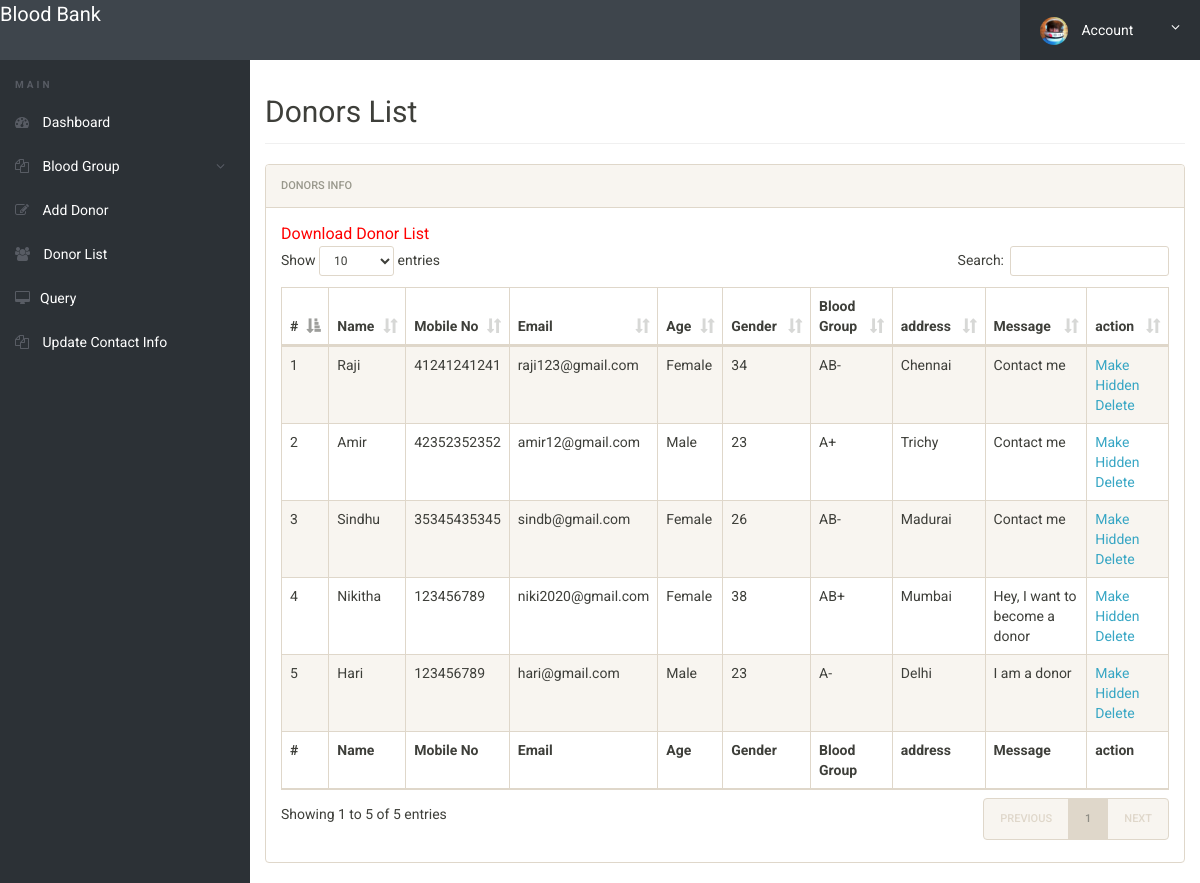
Page /bbdms/admin/donor-list.php (signed in) on the committed database.
### tables this page shows
CREATE TABLE `tblblooddonars` (
  `id` int(11) NOT NULL,
  `FullName` varchar(100) DEFAULT NULL,
  `MobileNumber` char(11) DEFAULT NULL,
  `EmailId` varchar(100) DEFAULT NULL,
  `Gender` varchar(20) DEFAULT NULL,
  `Age` int(11) DEFAULT NULL,
  `BloodGroup` varchar(20) DEFAULT NULL,
  `Address` varchar(255) DEFAULT NULL,
  `Message` mediumtext DEFAULT NULL,
  `PostingDate` timestamp NOT NULL DEFAULT current_timestamp(),
  `status` int(1) DEFAULT NULL
);

### bbdms/admin/donor-list.php (the view, shortened to what this page needs)
<?php
include('includes/config.php');
if(strlen($_SESSION['alogin'])==0)
	{
header('location:index.php');
}
else{
 ?>
<!doctype html>
<html lang="en" class="no-js">
<head>
	<link rel="stylesheet" href="css/font-awesome.min.css">
	<link rel="stylesheet" href="css/bootstrap.min.css">
	<link rel="stylesheet" href="css/dataTables.bootstrap.min.css">
	<link rel="stylesheet" href="css/bootstrap-social.css">
	<link rel="stylesheet" href="css/bootstrap-select.css">
	<link rel="stylesheet" href="css/fileinput.min.css">
	<link rel="stylesheet" href="css/awesome-bootstrap-checkbox.css">
	<link rel="stylesheet" href="css/style.css">
</head>
<body>
	<?php include('includes/header.php');?>
	<div class="ts-main-content">
		<?php include('includes/leftbar.php');?>
		<div class="content-wrapper">
			<div class="container-fluid">
				<div class="row">
					<div class="col-md-12">
						<h2 class="page-title">Donors List</h2>
						<div class="panel panel-default">
							<div class="panel-heading">Donors Info</div>
							<div class="panel-body">
				<a href="download-records.php" style="color:red; font-size:16px;">Download Donor List</a>
								<table id="zctb" class="display table table-striped table-bordered table-hover" cellspacing="0" width="100%">
									<thead>
										<tr>
										<th>#</th>
											<th>Name</th>
											<th>Mobile No</th>
											<th>Email</th>
											<th>Age</th>
											<th>Gender</th>
											<th>Blood Group</th>
											<th>address</th>
											<th>Message </th>
											<th>action </th>
										</tr>
									</thead>
									<tfoot>
										<tr>
										<th>#</th>
										<th>Name</th>
											<th>Mobile No</th>
											<th>Email</th>
											<th>Age</th>
											<th>Gender</th>
											<th>Blood Group</th>
											<th>address</th>
											<th>Message </th>
											<th>action </th>
										</tr>
									</tfoot>
									<tbody>
<?php $sql = "SELECT * from  tblblooddonars ";
$query = $dbh -> prepare($sql);
$query->execute();
$results=$query->fetchAll(PDO::FETCH_OBJ);
$cnt=1;
if($query->rowCount() > 0)
{
foreach($results as $result)
{				?>
										<tr>
											<td><?php echo htmlentities($cnt);?></td>
											<td><?php echo htmlentities($result->FullName);?></td>
											<td><?php echo htmlentities($result->MobileNumber);?></td>
											<td><?php echo htmlentities($result->EmailId);?></td>
											<td><?php echo htmlentities($result->Gender);?></td>
											<td><?php echo htmlentities($result->Age);?></td>
											<td><?php echo htmlentities($result->BloodGroup);?></td>
											<td><?php echo htmlentities($result->Address);?></td>
											<td><?php echo htmlentities($result->Message);?></td>
										<td>
<?php if($result->status==1)
{?>
<a href="donor-list.php?hidden=<?php echo htmlentities($result->id);?>" onclick="return confirm('Do you really want to hiidden this detail')"> Make Hidden</a>
<?php } else {?>
<a href="donor-list.php?public=<?php echo htmlentities($result->id);?>" onclick="return confirm('Do you really want to Public this detail')"> Make Public</a>
<?php } ?>
<a href="donor-list.php?del=<?php echo htmlentities($result->id);?>" onclick="return confirm('Do you really want to delete this record')"> Delete</a>
</td>
										</tr>
										<?php $cnt=$cnt+1; }} ?>
									</tbody>
								</table>
							</div>
						</div>
					</div>
				</div>
			</div>
		</div>
	</div>
</body>
</html>
<?php } ?>

### bbdms/admin/css/style.css (style rules this page uses)
html { font-size: 14px; }
@media only screen and (min-width: 480px) { html { font-size: 17px; } }
@media only screen and (min-width: 768px) { html { font-size: 14px; } }
body { font-size: 1em; }
a { color: #37a6c4; }
.panel { overflow: hidden; }
.page-title { padding-bottom: 15px; margin-bottom: 20px; border-bottom: 1px solid #f0f0f0; }
.ts-main-content .content-wrapper { padding-top: 15px; margin-top: 60px; }
@media only screen and (min-width: 992px) { .ts-main-content .content-wrapper { margin-left: 250px; } }

### rows in the picture
tblblooddonars: FullName "Raji", MobileNumber "41241241241", EmailId "raji123@gmail.com", Gender "Female", Age "34", BloodGroup "AB-", Address "Chennai", Message "Contact me"
tblblooddonars: FullName "Amir", MobileNumber "42352352352", EmailId "amir12@gmail.com", Gender "Male", Age "23", BloodGroup "A+", Address "Trichy", Message "Contact me"
tblblooddonars: FullName "Sindhu", MobileNumber "35345435345", EmailId "sindb@gmail.com", Gender "Female", Age "26", BloodGroup "AB-", Address "Madurai", Message "Contact me"
tblblooddonars: FullName "Nikitha", MobileNumber "123456789", EmailId "niki2020@gmail.com", Gender "Female", Age "38", BloodGroup "AB+", Address "Mumbai", Message "Hey, I want to become a donor"
tblblooddonars: FullName "Hari", MobileNumber "123456789", EmailId "hari@gmail.com", Gender "Male", Age "23", BloodGroup "A-", Address "Delhi", Message "I am a donor"
